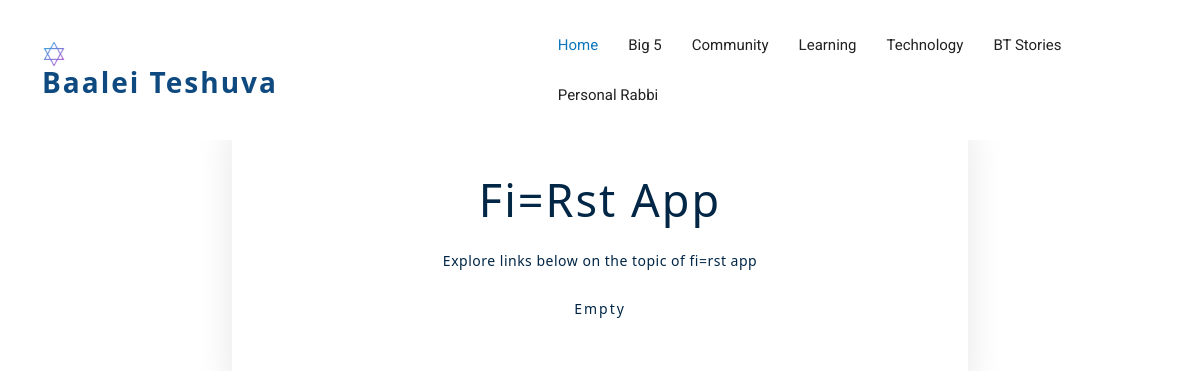
The app's page /technology/technologytopic/1, older data.
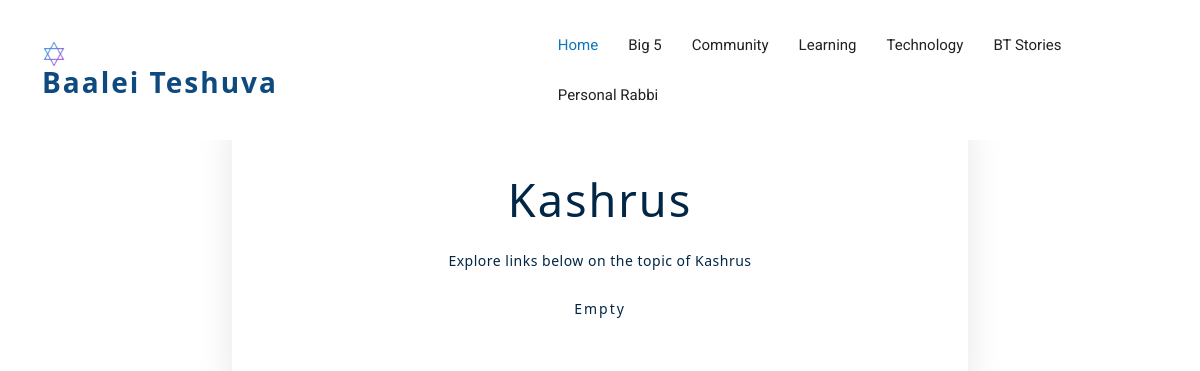
The same page, newer data.
### baaleit/models.py (models this page shows, shortened)
class SublinkTechnology(models.Model):
    nameChoices = (('Useful Phone Apps', 'useful phone apps'), ('Connect With Family', 'connect with family'), ('Blogs', 'blogs'))
    name = models.ForeignKey(Technology, on_delete=models.CASCADE)
    subItems = models.CharField(max_length=60, default='Empty')
    link = models.URLField(max_length = 200, default='No Link')
    class Meta:
      verbose_name_plural = 'Sub-link Technology'

class Technology(models.Model):
  nameChoices = (('Useful Phone Apps', 'useful phone apps'), ('Connect With Family', 'connect with family'), ('Blogs', 'blogs'))
  name = models.CharField(max_length=60, choices=nameChoices)
  namesub = models.CharField(max_length=60, default='Empty')
  link = models.URLField(max_length = 200, default='No Link')
  submenu = models.BooleanField(default=False)
  class Meta:
    verbose_name_plural = 'Technology'
  def __str__(self):
        return self.namesub

### baaleit/views.py (the view)
# urls.py: path('technology/technologytopic/<str:pk>', views.technologytopic, name='technologytopic'),
def technologytopic(request, pk):
  sublinktechnology = SublinkTechnology.objects.filter(name=pk)
  return render(request, 'technologytopic.html', {'sublinktechnology': sublinktechnology})

### baaleit/templates/technologytopic.html
{% extends 'base.html' %}
{% load static %}
{% block content %}
<section id="testimonials" class="padd-section text-center">
  <div class="container" data-aos="fade-up">
    <div class="row justify-content-center">
      <div class="col-md-8">
        <div class="testimonials-content">
          <div id="carousel-example-generic" class="carousel slide" data-bs-ride="carousel">
            <div class="carousel-inner" role="listbox">
              {% for i in sublinktechnology %}
              <div class="carousel-item  active">
                <div class="top-top">
                  <h2>{{i.name}}</h2>
                  <p>Explore links below on the topic of {{i.name}}</p>
                  {% for i in sublinktechnology %}
                  <p><a href="{{i.link}}">{{i.subItems}}</a></p>
                  {% endfor %}
                </div>
              </div>
              {% endfor %}
          </div>
        </div>
      </div>
    </div>
  </div>
</section>
{% endblock %}

Row changes from the older to the newer data that the page shows:
changed through a linked row, SublinkTechnology "Empty": name "Fi=rst App" → "Kashrus"; name "fi=rst app" → "Kashrus"
